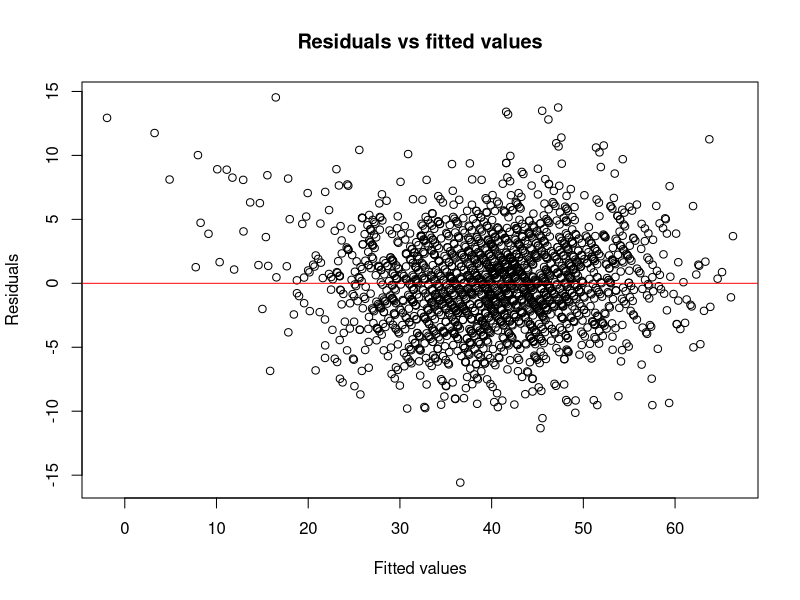

Write the R code that produced this figure. (Note: this script raises an error after producing the figure.)
# Multiple linear regression model training and evaluation.

if (!requireNamespace("lmtest", quietly = TRUE)) {
  stop("Package 'lmtest' is required. Run scripts/00_install_packages.R first.")
}

library(lmtest)

data = read.csv("data/processed/cleaned_orders.csv")

full_model = lm(spend ~ ., data = data)

png("outputs/figures/residuals_vs_fitted.png", width = 900, height = 600)
plot(fitted(full_model), resid(full_model), xlab = "Fitted values", ylab = "Residuals", main = "Residuals vs fitted values")
abline(h = 0, col = "red")
dev.off()

set.seed(123)
sample_rows = sample(1:nrow(data), size = 0.7 * nrow(data))
train = data[sample_rows, ]
test = data[-sample_rows, ]

model_train = lm(spend ~ ., data = train)
predictions = predict(model_train, newdata = test)

mse = mean((test$spend - predictions)^2)
rmse = sqrt(mse)
r_squared = summary(full_model)$r.squared
adjusted_r_squared = summary(full_model)$adj.r.squared
dw_result = dwtest(full_model)

metrics = data.frame(
  Metric = c("RMSE", "R_squared", "Adjusted_R_squared", "Durbin_Watson", "Durbin_Watson_p_value"),
  Value = c(rmse, r_squared, adjusted_r_squared, as.numeric(dw_result$statistic), dw_result$p.value)
)
write.csv(metrics, "outputs/tables/model_metrics.csv", row.names = FALSE)

coefficients_table = as.data.frame(summary(full_model)$coefficients)
coefficients_table$Variable = rownames(coefficients_table)
rownames(coefficients_table) = NULL
coefficients_table = coefficients_table[, c("Variable", "Estimate", "Std. Error", "t value", "Pr(>|t|)")]
write.csv(coefficients_table, "outputs/tables/model_coefficients.csv", row.names = FALSE)

saveRDS(model_train, "outputs/models/customer_spend_model.rds")

cat("Model training complete.\n")
cat("RMSE:", round(rmse, 3), "\n")
cat("R-squared:", round(r_squared, 4), "\n")
cat("Adjusted R-squared:", round(adjusted_r_squared, 4), "\n")
cat("Durbin-Watson:", round(as.numeric(dw_result$statistic), 4), "\n")
